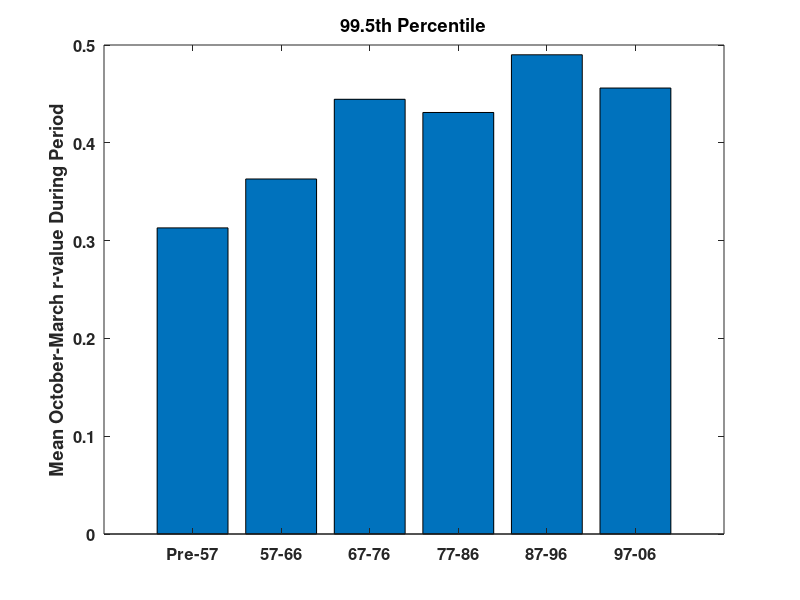
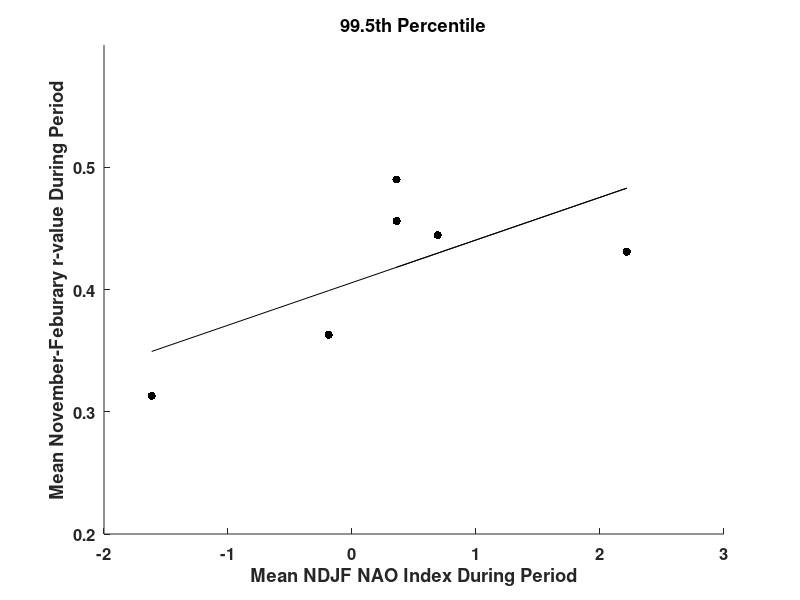

Write MATLAB code to recreate these figures, in order.
% % for 99.5th pctile winds
% 
% 
% ndjf = csvread('ndjf_annual.csv')
% plot_years = 1949:2015
% plot_years_2 = [1953 1962 1972 1982 1992 2002 2011]
% 
% oct_r_decadal = [-0.19635	0.2484	0.371206667	0.39516	0.12482	0.419608333	0.383653846]
% nov_r_decadal = [0.4386	-0.091652941	0.140511765	0.515776471	0.366976471	0.091993333	0.195435714]
% dec_r_decadal = [0.536 0.237 0.44 0.366 0.405 0.53 0.55]
% jan_r_decadal = [0.0444	0.624782353	0.556088235	0.644452941	0.450352941	0.29154	0.566707143]
% feb_r_decadal = [0.235466667	0.28881875	0.32245625	0.28119375	0.5882125	0.691235714	0.356128571]
mar_r_decadal = [0.436366667	0.300627778	0.4573	0.434166667	0.432772222	0.4798375	0.35262]

ndjf_mean_r_decadale = [0.313	0.363	0.4445	0.431	0.49	0.456] 
ndjf_running_mean = [-1.615555556	-0.187777778	0.691111111	2.216666667	0.36	0.36]
plot_years_2 = [1 2 3 4 5 6]

figure(1)
bar(plot_years_2, ndjf_mean_r_decadale)
set(gca, 'fontsize', 12)
set(gca, 'fontweight', 'bold')
set(gca, 'XTick', plot_years_2, 'XTickLabel',{'Pre-57' '57-66' '67-76' '77-86' '87-96' '97-06' '07-15'})
ylabel('Mean October-March r-value During Period')
title('99.5th Percentile')

figure(2)
scatter(ndjf_running_mean, ndjf_mean_r_decadale, 'k', 'filled')
ylim([0.2 0.6])
xlabel('Mean NDJF NAO Index During Period')
ylabel('Mean November-Feburary r-value During Period')
set(gca, 'fontsize', 12)
set(gca, 'fontweight', 'bold')
title('99.5th Percentile')

hold on
myfit = polyfit(ndjf_running_mean, ndjf_mean_r_decadale, 1);
y=myfit(1)*ndjf_running_mean+myfit(2)
plot(ndjf_running_mean, y, 'k')


[r,p] = corrcoef(ndjf_mean_r_decadale, ndjf_running_mean)


